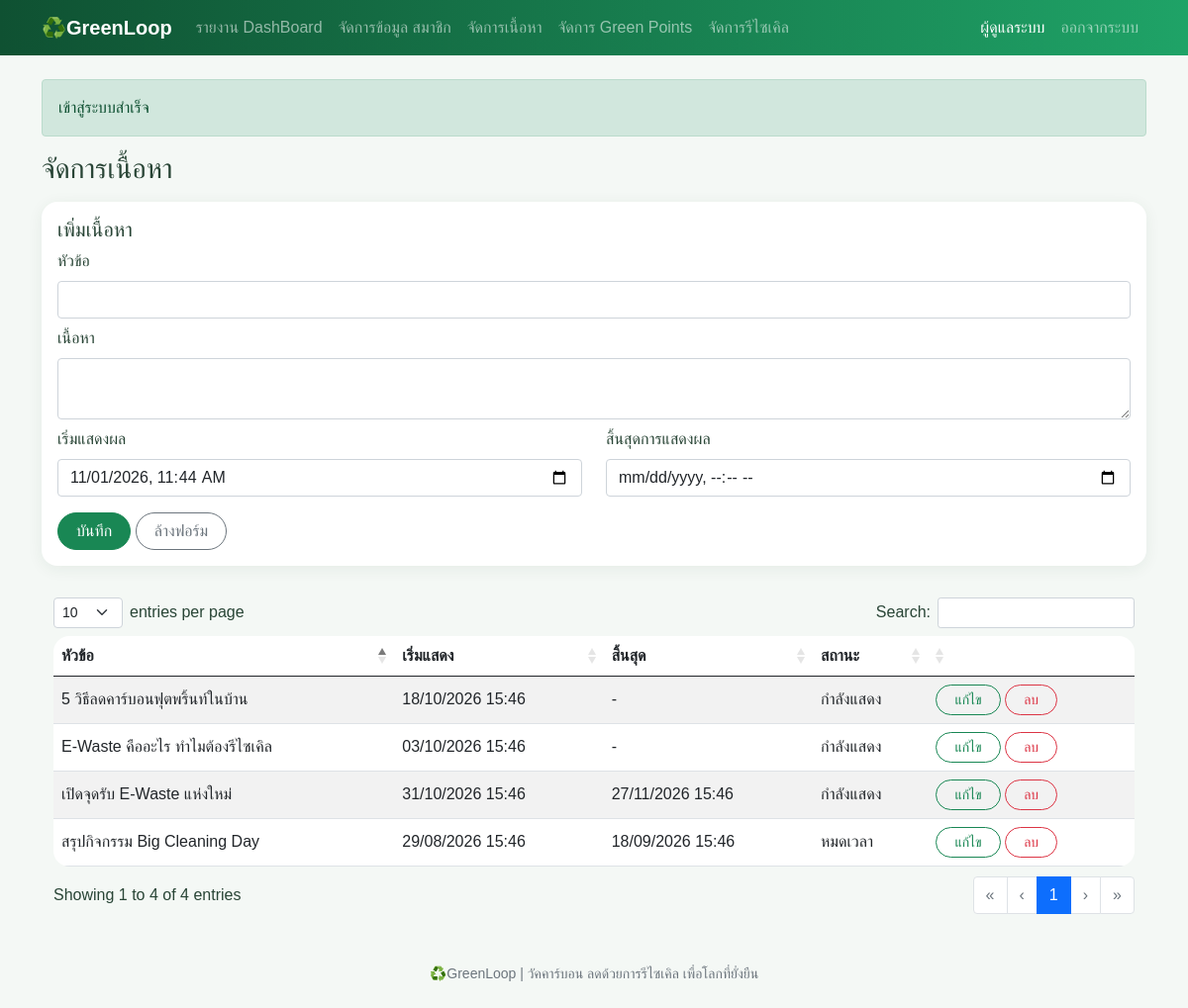
The page /admin/content.php (signed in) on the database its author committed.
### tables this page shows
CREATE TABLE contents (
    id INT AUTO_INCREMENT PRIMARY KEY,
    user_id INT NOT NULL,
    title VARCHAR(150) NOT NULL,
    body TEXT NOT NULL,
    start_at DATETIME NOT NULL,
    end_at DATETIME NULL,
    created_at DATETIME NOT NULL DEFAULT CURRENT_TIMESTAMP,
    KEY idx_contents_user (user_id),
    CONSTRAINT fk_contents_user FOREIGN KEY (user_id) REFERENCES users (id) ON DELETE CASCADE
);

### controller/admin_content.php (called while the page is built, shortened)
<?php
require_once __DIR__ . '/../init.php';
$edit = [
    'id' => '',
    'title' => '',
    'body' => '',
    'start_at' => date('Y-m-d H:i'),
    'end_at' => ''
];
$s = trim($_GET['q'] ?? '');
$rows = $db->query("SELECT *, IF(start_at > NOW(), 'รอเผยแพร่', IF(end_at <= NOW(), 'หมดเวลา', 'กำลังแสดง')) AS Live
                    FROM contents
                    WHERE title LIKE '%$s%' OR body LIKE '%$s%'
                    ORDER BY start_at DESC")->fetch_all(MYSQLI_ASSOC);
?>

### init.php (called while the page is built, shortened)
<?php
function e($value){
    return htmlspecialchars((string) $value, ENT_QUOTES, 'UTF-8');
}
require_once __DIR__ . '/header.php';

### admin/content.php (the view, shortened to what this page needs)
<?php
 require __DIR__ . '/../controller/admin_content.php';
    if(!empty($_GET['edit'])){
        $id = $_GET['edit'];
        $select = $db->query("SELECT * FROM contents WHERE id = $id");
        $row = $select->fetch_assoc();
    ?>
    <form action="" method="post" class="card card-body mb-4">
    <h5><?= $row['id'] ? 'แก้ไขเนื้อหา' : 'เพิ่มเนื้อหา'?></h5>
        <input type="hidden" name="id" value="<?= $row['id']?>">
    <label for="" class="form-label">หัวข้อ</label>
        <input class="form-control" name="title" type="text" name="id" value="<?= e($row['title'])?>" required minlength="3">
    <label for="" class="form-label mt-2">เนื้อหา</label>
    <textarea class="form-control" name="body" row="3" required><?= e($row['body'])?></textarea>
    <div class="row">
        <div class="col-md-6">
            <label for="" class="form-label mt-2">เริ่มแสดงผล</label>
                <input type="datetime-local" name="start_at" value="<?= e($local($row['start_at']))?>" class="form-control" required>
        </div>
        <div class="col-md-6">
            <label for="" class="form-label mt-2">สิ้นสุดการแสดงผล</label>
                <input type="datetime-local" name="end_at" value="<?= e($local($row['end_at']))?>" class="form-control" required>
        </div>
        <input type="hidden" name ="Id" value="<?= $id ?>">
    </div>
    <div class="mt-3">
        <button name="editId" class="btn btn-success">บันทึก</button>
        <a href="contents.php" class="btn btn-outline-secondary">ล้างฟอร์ม</a>
    </div>
</form>
    <form method="get" class="d-flex flex-wrap gap-2 mb-3 d-print-none">
    <input class="form-control w-auto" name="q" value=" <?= isset($_GET['q']) ? e(trim($_GET['q'])) : '' ?>" placeholder="ค้นหา...">
        <button class="btn btn-success">ค้นหา</button>
    </form>
    <?php
    }else{
?>
<form action="" method="post" class="card card-body mb-4">
    <h5><?= $edit['id'] ? 'แก้ไขเนื้อหา' : 'เพิ่มเนื้อหา'?></h5>
    <label for="" class="form-label">หัวข้อ</label>
        <input class="form-control" name="title" type="text" name="id" value="<?= e($edit['title'])?>" required minlength="3">
    <label for="" class="form-label mt-2">เนื้อหา</label>
    <textarea class="form-control" name="body" row="3" required><?= e($edit['body'])?></textarea>
    <div class="row">
        <div class="col-md-6">
            <label for="" class="form-label mt-2">เริ่มแสดงผล</label>
                <input type="datetime-local" name="start_at" value="<?= e($edit['start_at'])?>" class="form-control" required>
        </div>
        <div class="col-md-6">
            <label for="" class="form-label mt-2">สิ้นสุดการแสดงผล</label>
                <input type="datetime-local" name="end_at" value="<?= e($edit['end_at'])?>" class="form-control" required>
        </div>
    </div>
    <div class="mt-3">
        <button class="btn btn-success">บันทึก</button>
        <a href="contents.php" class="btn btn-outline-secondary">ล้างฟอร์ม</a>
    </div>
</form>
    <?php }     ?>
 <div class="table-responsive">
        <table id ="ContentTable" class="table table-striped bg-white align-middle">
            <thead>
                <tr>
                    <th>หัวข้อ</th>
                    <th>เริ่มแสดง</th>
                    <th>สิ้นสุด</th>
                    <th>สถานะ</th>
                    <th></th>
                </tr>
            </thead>
            <tbody>
                <?php foreach ($rows as $r): ?>
                    <tr>
                        <td><?= e($r['title']) ?></td>
                        <td><?= ($r['start_at'] ? date('d/m/Y H:i' ,strtotime($r['start_at'])) : '-')?></td>
                        <td><?= ($r['end_at'] ? date('d/m/Y H:i',strtotime($r['end_at'])) : '-')?></td>
                        <td><?= $r['Live']?></td>
                        <td>
                            <form method="post">
                                    <a type="button" href="admin/content.php?edit=<?= $r['id']?>" name="edit" class="btn btn-sm btn-outline-success">แก้ไข</a>
                                    <button class="btn btn-sm btn-outline-danger" name="delete" onclick="return confirm('ลบเนื้อหาหน้านี้?')">ลบ</button>
                            </form>
                        </td>
                    </tr>
                <?php endforeach; ?>
            </tbody>
        </table>
    </div>

### assets/style.css (style rules this page uses)
:root { --green:#176b43; --deep-green:#0f5132; --soft-green:#e8f5eb; }
body { background: #f4f8f5; color: #294536; font-family: "Leelawadee UI", Tahoma, sans-serif; }
.btn { border-radius: 50px; padding-inline: 18px; transition: -2s; }
.card, .impact-card { border: 0; border-radius: 16px; box-shadow: 0 3px 16px #174b3112; }
.table { overflow: hidden; border-radius: 16px; }

### rows shown on the page
contents: title "เปิดจุดรับ E-Waste แห่งใหม่", start_at "31/10/2026 15:46", end_at "27/11/2026 15:46", Live "กำลังแสดง"
contents: title "5 วิธีลดคาร์บอนฟุตพริ้นท์ในบ้าน", start_at "18/10/2026 15:46", Live "กำลังแสดง"
contents: title "E-Waste คืออะไร ทำไมต้องรีไซเคิล", start_at "03/10/2026 15:46", Live "กำลังแสดง"
contents: title "สรุปกิจกรรม Big Cleaning Day", start_at "29/08/2026 15:46", end_at "18/09/2026 15:46", Live "หมดเวลา"

### other values the page prints
$u['name'] "ผู้ดูแลระบบ"
$_SESSION['flash'][0] "เข้าสู่ระบบสำเร็จ"
$title "จัดการเนื้อหา"
